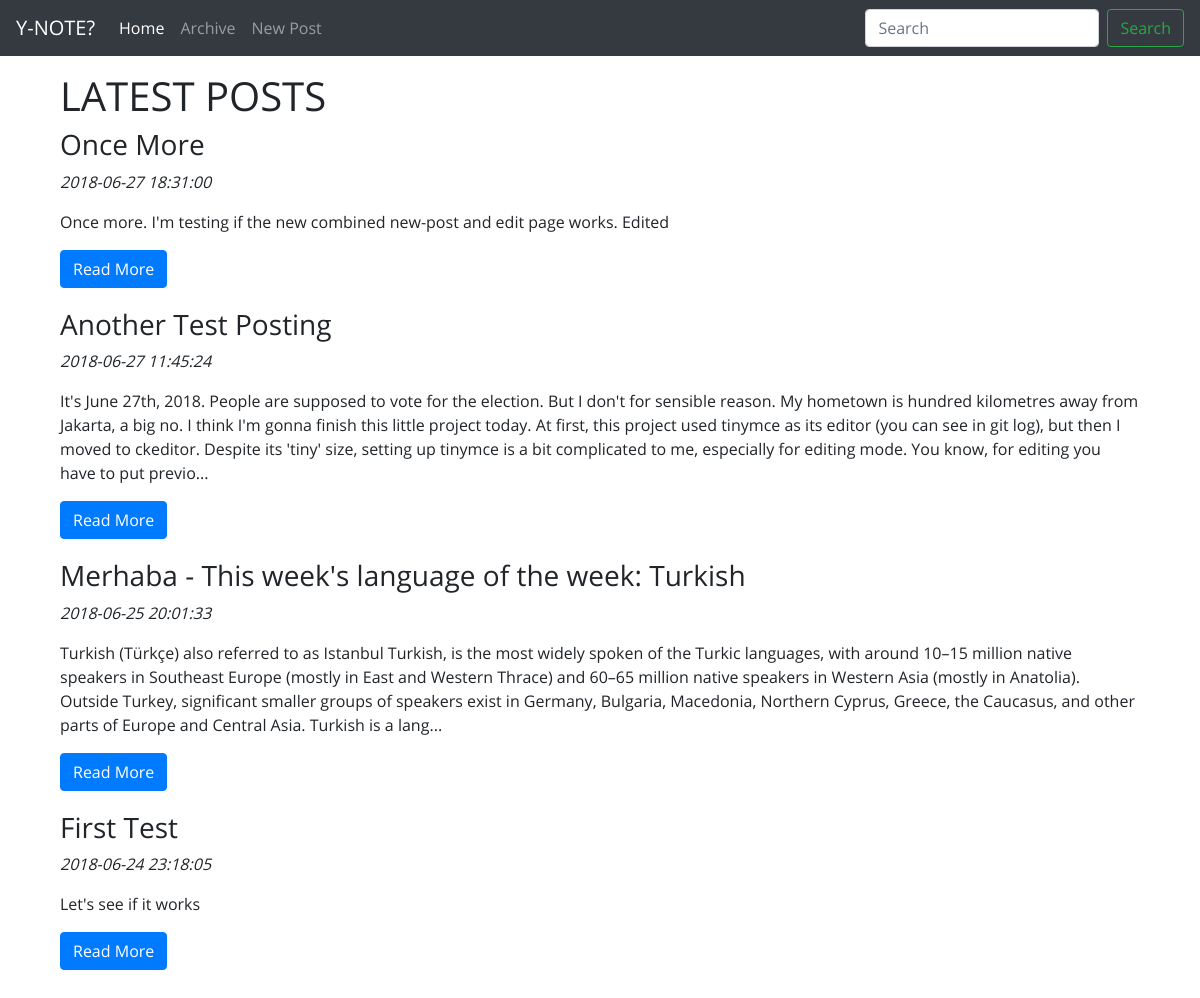
Before: / with the older database file.
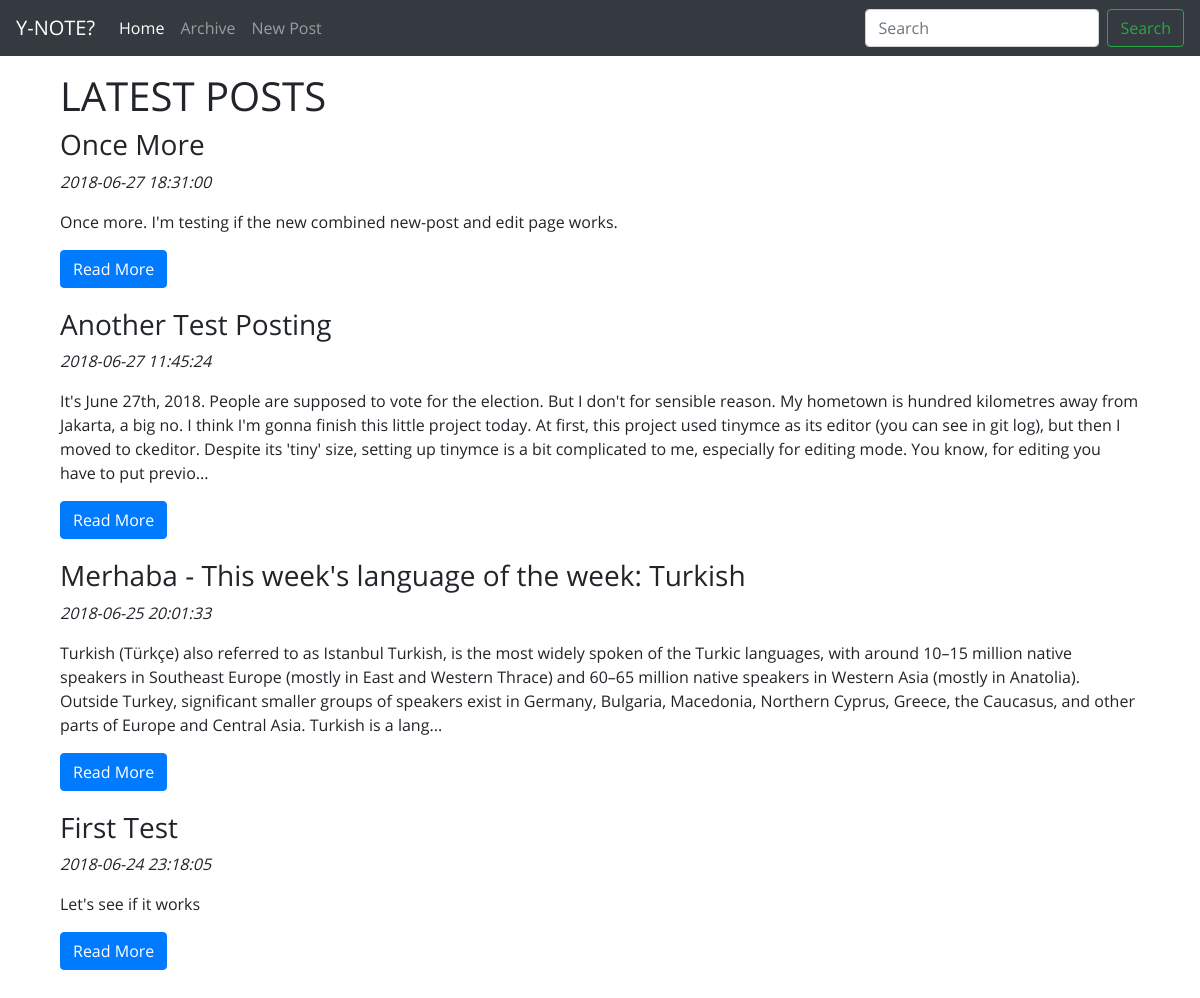
After: the same page with the newer database file.
### tables this page shows
CREATE TABLE `posts` (
  `id_post` int(11) NOT NULL AUTO_INCREMENT,
  `date_post` datetime DEFAULT NULL,
  `date_modified` datetime DEFAULT NULL,
  `title_post` varchar(255) DEFAULT NULL,
  `content` text,
  PRIMARY KEY (`id_post`)
);

### index.php (the view, shortened to what this page needs)
<?php
    include "header.php";
    include "navbar.php";
    include_once "config.php";
    $sql = "SELECT *
            FROM posts
            ORDER BY date_post DESC
            LIMIT 5";
    $result_sql = mysqli_query($db_handle, $sql);
?>
<div class="container">
    <h1>LATEST POSTS</h1>
    <?php
        while($row = mysqli_fetch_array($result_sql)) {
            $content_no_html = strip_tags($row['content']);
            $content_crop = substr($content_no_html, 0, 500);
            if (mb_strlen($content_no_html, 'utf8') > 500) {
                $content_crop .= '...';
            }
            echo <<<EOD
    <div class="row post-showcase">
        <div class="col-md-12">
            <h3>{$row['title_post']}</h3>
            <p><em>{$row['date_post']}</em><p>
            <p>{$content_crop}</p>
            <a href="readpost.php?id-post={$row['id_post']}" class="btn btn-primary">Read More</a>
        </div>
    </div>
EOD;
        };
    ?>
</div>
<?php include "tail.php" ?>

Changed rows visible on the page:
changed posts "Once More": content "Once more. I'm testing if the new combined new-post and edit page works. Edited" → "Once more. I'm testing if the new combined new-post and edit page works."
